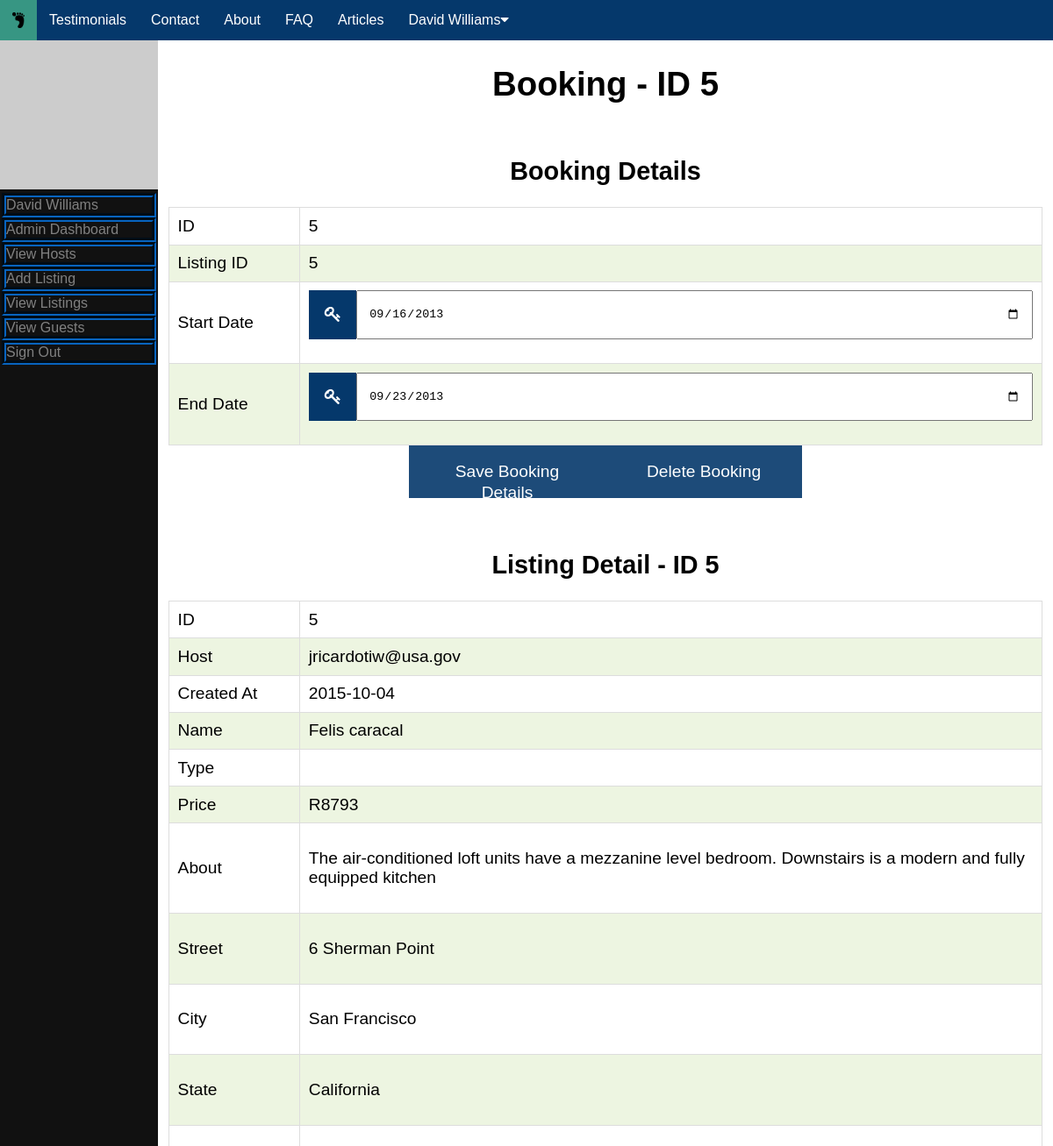
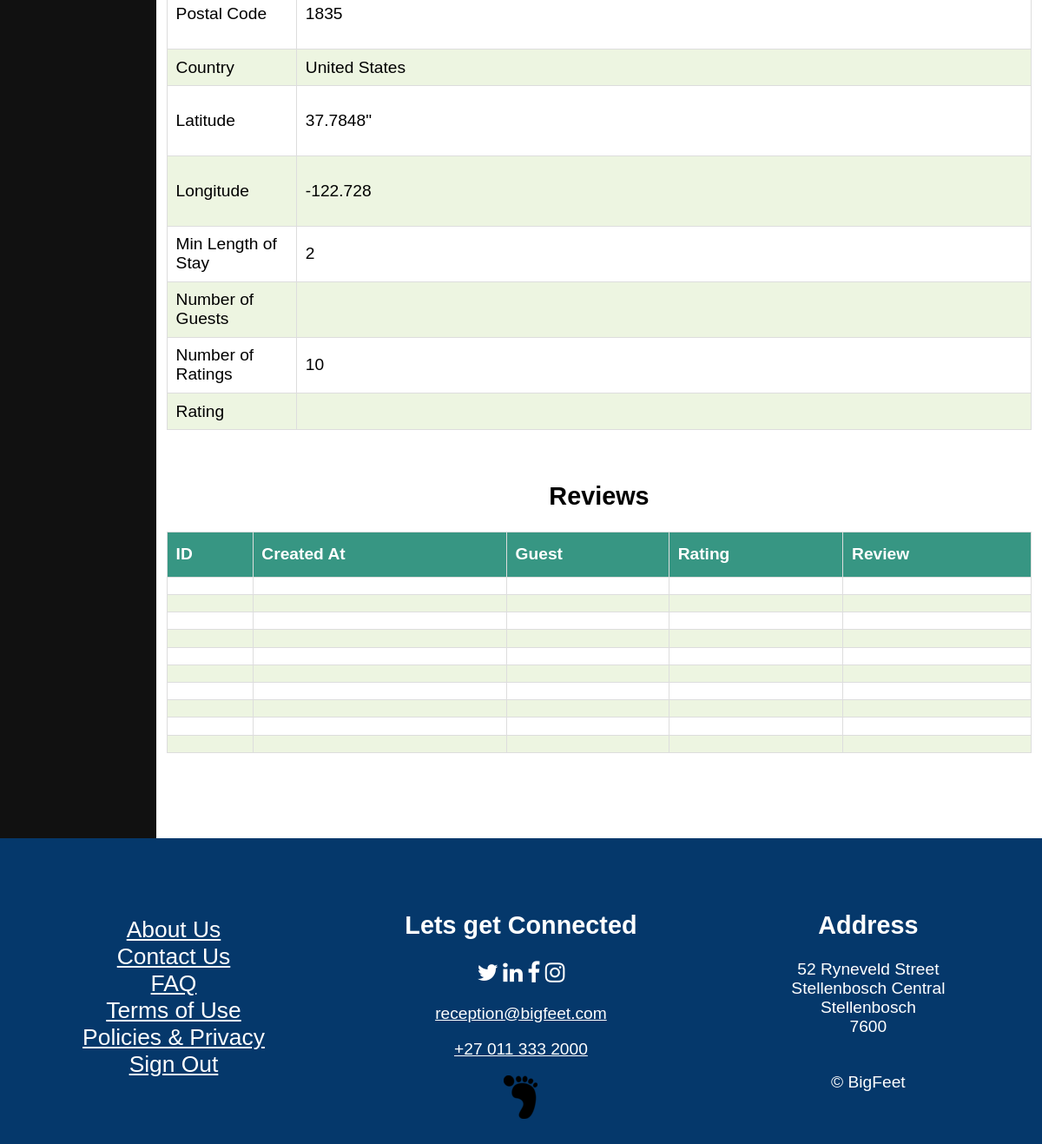
/guest/booking.php?id=5 (signed in), run on the app's committed database (2 pictures, top to bottom).
### tables this page shows
CREATE TABLE `Bookings` (
  `ID` int(11) NOT NULL,
  `User` varchar(40) DEFAULT NULL,
  `Listing` int(11) DEFAULT NULL,
  `Start_Date` date NOT NULL,
  `End_Date` date NOT NULL
);

CREATE TABLE `Listings` (
  `ID` int(11) NOT NULL,
  `Created_At` date NOT NULL,
  `Host` varchar(100) NOT NULL,
  `Name` varchar(100) NOT NULL,
  `Type` varchar(20) NOT NULL,
  `Pictures` varchar(400) DEFAULT NULL,
  `Price` int(11) NOT NULL,
  `Amenities` int(15) DEFAULT NULL,
  `About` varchar(255) DEFAULT NULL,
  `Street` varchar(100) NOT NULL,
  `State` varchar(100) NOT NULL,
  `City` varchar(100) NOT NULL,
  `Postal` varchar(50) NOT NULL,
  `Nationality` varchar(65) NOT NULL,
  `Latitude` float NOT NULL,
  `Longitude` float NOT NULL,
  `Available` tinyint(1) NOT NULL,
  `MinLength` int(11) DEFAULT NULL,
  `NumOfGuests` varchar(10) NOT NULL,
  `NumOfRatings` int(6) NOT NULL DEFAULT '0',
  `Rating` int(10) NOT NULL
);

### database/db.php (called while the page is built, shortened)
<?php
include __ROOT__ . '/database/classes/Booking.php';
class db
{
    public $dbh;
    public function __construct() {
        try {
            $this->dbh = new PDO('mysql:host=localhost;dbname=BigfeetDB', 'admin', 'GdIqnPv6j7wZ');
            $this->dbh->setAttribute(PDO::ATTR_ERRMODE, PDO::ERRMODE_EXCEPTION);
        } catch (PDOException $x) {
            $this->dbh = null;
            $this->message = $x->getMessage();
        }
    }
    public function getBooking($id)
    {
        try {
            $sth = $this->dbh->prepare('SELECT * FROM Bookings WHERE ID = :id');
            $sth->execute(array(':id' => $id));
            $sth->setFetchMode(PDO::FETCH_CLASS, 'Booking');
            $row = $sth->fetch();
        } catch (PDOException $x) {
            $this->message = $x->getMessage();
            return null;
        }
        return $row;
    }
    public function getListing($id)
    {
        try {
            $sth = $this->dbh->prepare('SELECT * FROM Listings WHERE ID = :id');
            $sth->execute(array(':id' => $id));
            $sth->setFetchMode(PDO::FETCH_CLASS, 'Listing');
            $row = $sth->fetch();
        } catch (PDOException $x) {
            $this->message = $x->getMessage();
            return null;
        }
        return $row;
    }
}

### guest/booking.php (the view, shortened to what this page needs)
<?php
include '../partials/sidebar.php';
$db = new db();
$booking = $db->getBooking($_GET['id']);
$listing = $db->getListing($booking->Listing);
?>
<div class="main" style="padding-bottom: 450px;">
    <h1 class="header-text">Booking - ID <?php echo $_GET['id']; ?></h1>
    <h2>Booking Details</h2>
    <form method="post" action="/database/DBClient.php">
        <table>
            <tbody>
            <tr>
                <td class="head">ID</td>
                <td><?php echo $booking->ID; ?></td>
            </tr>
            <tr>
                <td class="head">Listing ID</td>
                <td><?php echo $booking->Listing; ?></td>
            </tr>
            <tr>
                <td class="head">Start Date</td>
                <td>
                    <div class="input-container" style="max-width: 100%;">
                        <i class="fa fa-key icon"></i>
                        <input name="start-date" class="input-field" type="date" value="<?php echo $booking->Start_Date; ?>">
                    </div>
                </td>
            </tr>
            <tr>
                <td class="head">End Date</td>
                <td>
                    <div class="input-container" style="max-width: 100%;">
                        <i class="fa fa-key icon"></i>
                        <input name="end-date" class="input-field" type="date" value="<?php echo $booking->End_Date; ?>">
                    </div>
                </td>
            </tr>
            </tbody>
        </table>
        <div class="input-container">
        <button class="btn index-container" name="form" type="submit" value="Save Booking Details">Save Booking Details</button>
        <button class="btn index-container" name="form" type="submit" value="Delete Booking">Delete Booking</button>
        </div>
    </form>
    <h2>Listing Detail - ID <?php echo $booking->Listing; ?></h2>
    <table>
        <tbody>
        <tr>
            <td class="head">ID</td>
            <td><?php echo $listing->ID; ?></td>
        </tr>
        <tr>
            <td class="head">Host</td>
            <td><?php echo $listing->Host; ?></td>
        </tr>
        <tr>
            <td class="head">Created At</td>
            <td><?php echo $listing->Created_At; ?></td>
        </tr>
        <tr>
            <td class="head">Name</td>
            <td><?php echo $listing->Name; ?></td>
        </tr>
        <tr>
            <td class="head">Type</td>
            <td><?php echo $listing->type ?></td>
        </tr>
        <tr>
            <td class="head">Price</td>
            <td>R<?php echo $listing->Price; ?></td>
        </tr>
        <tr>
            <td class="head">About</td>
            <td>
                    <p><?php echo $listing->About; ?></p>
            </td>
        </tr>
        <tr>
            <td class="head">Street</td>
            <td>
                    <p><?php echo $listing->Street; ?></p>
            </td>
        </tr>
        <tr>
            <td class="head">City</td>
            <td>
                    <p><?php echo $listing->City; ?></p>
            </td>
        </tr>
        <tr>
            <td class="head">State</td>
            <td>
                    <p><?php echo $listing->State; ?></p>
            </td>
        </tr>
        <tr>
            <td class="head">Postal Code</td>
            <td>
                    <p><?php echo $listing->Postal; ?></p>
            </td>
        </tr>
        <tr>
            <td class="head">Country</td>
            <td><?php echo $listing->Nationality ?></td>
        </tr>
        <tr>
            <td class="head">Latitude</td>
            <td>
                    <p><?php echo $listing->Latitude; ?>"</p>
            </td>
        </tr>
        <tr>
            <td class="head">Longitude</td>
            <td>
                    <p><?php echo $listing->Longitude; ?></p>
            </td>
        </tr>
        <tr>
            <td class="head">Min Length of Stay</td>
            <td><?php echo $listing->MinLength; ?></td>
        </tr>
        <tr>
            <td class="head">Number of Guests</td>
            <td><?php echo $listing->NumOfGuest; ?></td>
        </tr>
        <tr>
            <td class="head">Number of Ratings</td>
            <td><?php echo $listing->NumOfRatings; ?></td>
        </tr>
        <tr>
            <td class="head">Rating</td>
            <td><?php echo $listing->Ratings; ?></td>
        </tr>
        </tbody>
    </table>
    <?php
    include '../partials/footer.php';
?>

### assets/css/header.css (style rules this page uses)
html, html:before, html:after { box-sizing: inherit; }
body { margin: 0; }
body { font-family: Arial, Helvetica, sans-serif; }

### assets/css/forms.css (style rules this page uses)
.input-container { display: flex; width: 100%; max-width: 45%; margin: auto; margin-bottom: 0.9375em; }
.icon { padding: 0.9375em; background: #05386B; color: white; min-width: 1.5625em; text-align: center; }
.input-field { width: 100%; padding: 0.9375em; outline: none; }
h1 { text-align: center; padding-top: 1.25em; }
h2 { text-align: center; padding-top: 1.25em; }
.btn { background-color: #05386B; color: white; padding: 0.9375em 1.25em; border: none; cursor: pointer; width: 100%; height: 3.125em; opacity: 0.9; max-width: 100%; font-size: 1em; text-align: center; line-height: 1.25em; }

### assets/css/signout.css (style rules this page uses)
:root { --modal-duration: 12s; --modal-color: #05386B; }

### assets/css/about-us.css (style rules this page uses)
html { box-sizing: border-box; }
h1 { text-align: center; }
*, *:before, *:after { box-sizing: inherit; }

### assets/css/faq.css (style rules this page uses)
.input-container { display: flex; width: 100%; max-width:45%; margin: auto; margin-bottom: 0.9375em; }
.btn { background-color: #05386B; color: white; padding: 0.9375em 1.25em; border: none; cursor: pointer; width: 100%; height: 3.125em; opacity: 0.9; max-width: 100%; font-size: 1em; text-align: center; line-height: 1.25em; }
h1 { text-align: center; padding-top: 1.25em; }

### assets/css/index.css (style rules this page uses)
body, html { height: 100%; }
* { box-sizing: border-box; }
.index-container { position: relative; max-width: 50em; margin: 0 auto; }
body, html { height: 100%; font-family: Arial, Helvetica, sans-serif; }

### assets/css/terms-legal.css (style rules this page uses)
html { box-sizing: border-box; }
*, *:before, *:after { box-sizing: inherit; }

### assets/css/view.css (style rules this page uses)
html { box-sizing: border-box; }
*, *:before, *:after { box-sizing: inherit; }

### assets/css/results.css (style rules this page uses)
body { background-color: #FFFFFF; }

### assets/css/sidebar.css (style rules this page uses)
.main { margin: 0; font-size: 1.2em; padding: 0 0.625em; }
@media screen and (min-width:  37.5em) { .main { width: 85%; float: right; } }

### assets/css/tables.css (style rules this page uses)
table { border-collapse: collapse; width: 100%; }
td, th { border: 0.0625em solid #ddd; padding: 0.5em; }
tr:nth-child(even) { background-color: #EDF5E1; }

### guest/booking.php (style rules this page uses)
.head { width: 15%; }

### data on the page
bookings: ID "5", Listing "5", start-date "09/16/2013", end-date "09/23/2013"
listings: ID "5", Host "jricardotiw@usa.gov", Created_At "2015-10-04", Name "Felis caracal", Price "8793", About "The air-conditioned loft units have a mezzanine level bedroom. Downstairs is a modern and fully equipped kitchen", Street "6 Sherman Point", City "San Francisco", State "California", Postal "1835", Nationality "United States", Latitude "37.7848", Longitude "-122.728", MinLength "2", NumOfRatings "10"

### other printed values
$_SESSION['user']->Name "David"
$_SESSION['user']->Surname "Williams"
$_GET['id'] "5"
